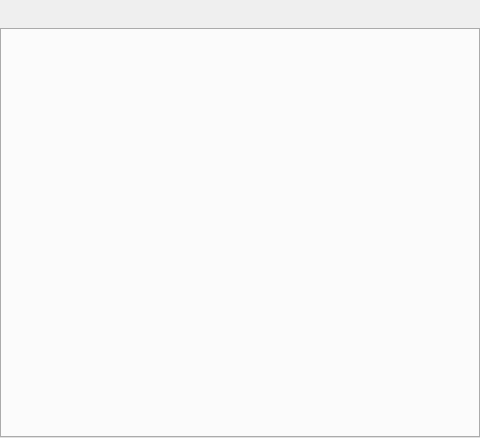
<?xml version="1.0" encoding="UTF-8"?>
<ui version="4.0">
 <class>FrmFileExplorer</class>
 <widget class="QWidget" name="FrmFileExplorer">
  <property name="geometry">
   <rect>
    <x>0</x>
    <y>0</y>
    <width>480</width>
    <height>438</height>
   </rect>
  </property>
  <property name="windowTitle">
   <string>Form</string>
  </property>
  <layout class="QHBoxLayout" name="horizontalLayout">
   <property name="spacing">
    <number>0</number>
   </property>
   <property name="leftMargin">
    <number>0</number>
   </property>
   <property name="topMargin">
    <number>1</number>
   </property>
   <property name="rightMargin">
    <number>0</number>
   </property>
   <property name="bottomMargin">
    <number>0</number>
   </property>
   <item>
    <layout class="QVBoxLayout" name="verticalLayout">
     <property name="spacing">
      <number>2</number>
     </property>
     <property name="margin">
      <number>0</number>
     </property>
     <item>
      <widget class="QGradientPanel" name="paCaption" native="true">
       <property name="minimumSize">
        <size>
         <width>0</width>
         <height>25</height>
        </size>
       </property>
       <property name="autoFillBackground">
        <bool>false</bool>
       </property>
      </widget>
     </item>
     <item>
      <widget class="FileExplorerTabWidget" name="tcProject">
       <property name="tabPosition">
        <enum>QTabWidget::North</enum>
       </property>
       <property name="currentIndex">
        <number>-1</number>
       </property>
       <property name="tabsClosable">
        <bool>true</bool>
       </property>
       <property name="movable">
        <bool>true</bool>
       </property>
      </widget>
     </item>
    </layout>
   </item>
  </layout>
  <action name="actionClose">
   <property name="icon">
    <iconset resource="luanda.qrc">
     <normaloff>:/images/res/tab-close-3.ico</normaloff>:/images/res/tab-close-3.ico</iconset>
   </property>
   <property name="text">
    <string>Close</string>
   </property>
  </action>
  <action name="actionClose_All_But_This">
   <property name="icon">
    <iconset resource="luanda.qrc">
     <normaloff>:/images/res/tab-close-other.ico</normaloff>:/images/res/tab-close-other.ico</iconset>
   </property>
   <property name="text">
    <string>Close All But This</string>
   </property>
  </action>
 </widget>
 <customwidgets>
  <customwidget>
   <class>FileExplorerTabWidget</class>
   <extends>QTabWidget</extends>
   <header>../../FileExplorerTabWidget.h</header>
   <container>1</container>
  </customwidget>
  <customwidget>
   <class>QGradientPanel</class>
   <extends>QWidget</extends>
   <header>QGradientPanel.h</header>
   <container>1</container>
  </customwidget>
 </customwidgets>
 <resources>
  <include location="luanda.qrc"/>
 </resources>
 <connections/>
</ui>
